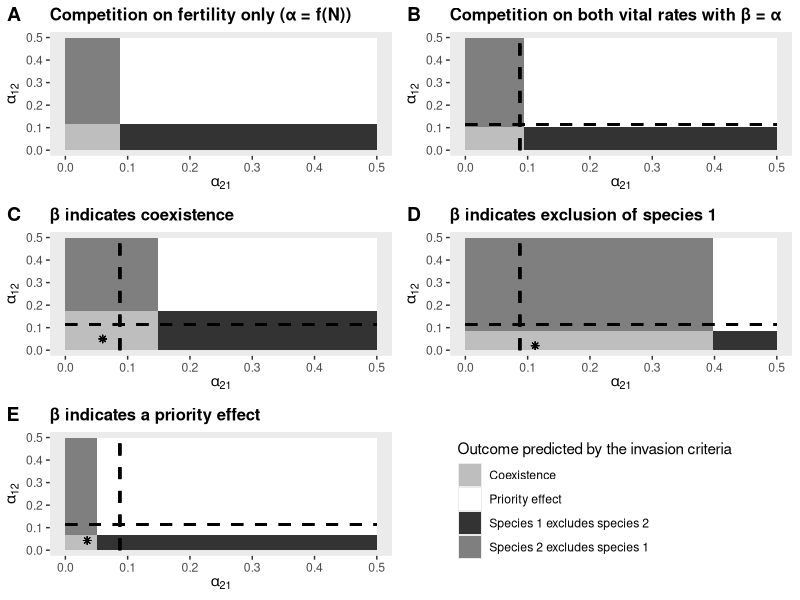

Generate this figure with R:
### GAEL BARDON ###
### 05/10/2020 ###
### Computation of the invasion criteria over alpha_ij and alpha_ji in the combined model with three situations suggested by beta coefficients 

library("gridExtra")
library(ggplot2)
library(cowplot)
library(Cairo)

## Function to compute the border of the outcome domains on alpha from invasion criteria
computation_border_combined <- function(pi1,pi2, gamma1,gamma2, phi1,phi2, sa1,sa2, alpha11, alpha22, beta11, beta12, beta21, beta22){
  n_a1 = (alpha11*(1-gamma1)*phi1 - alpha11 - beta11 + sqrt((-alpha11*(1-gamma1)*phi1 + alpha11 + beta11)^2-4*alpha11*beta11*(-(1-gamma1)*phi1-pi1*gamma1*phi1/(1-sa1)+1)))/(2*alpha11*beta11)
  alpha21_b = ((pi2*gamma2*phi2/(1-sa2))/((1+beta21*n_a1)-(1-gamma2)*phi2)-1)*1/n_a1
  n_a2 = (alpha22*(1-gamma2)*phi2 - alpha22 - beta22 + sqrt((-alpha22*(1-gamma2)*phi2 + alpha22 + beta22)^2-4*alpha22*beta22*(-(1-gamma2)*phi2-pi2*gamma2*phi2/(1-sa2)+1)))/(2*alpha22*beta22)
  alpha12_b = ((pi1*gamma1*phi1/(1-sa1))/((1+beta12*n_a2)-(1-gamma1)*phi1)-1)*1/n_a2
  return(c(alpha21_b,alpha12_b))
}

## Function to compute the border of the outcome domains from invasion criteria when beta=0 (From Fujiwara et al. but gives the same results if we use our method)
computation_border_only_alpha <- function(pi1,pi2, gamma1,gamma2, phi1,phi2, sa1,sa2, alpha11, alpha22){
  f1<-(1/(gamma1*phi1))*(1-sa1)*(1-phi1+gamma1*phi1)
  f2<-(1/(gamma2*phi2))*(1-sa2)*(1-phi2+gamma2*phi2)
  Rf1<-(pi1/f1)-1
  Rf2<-(pi2/f2)-1
  alpha12_b<-(Rf1/Rf2)*alpha22
  alpha21_b<-(Rf2/Rf1)*alpha11
  return(c(alpha21_b,alpha12_b))
} 

## Function to compute the border of the outcome domains from invasion criteria when beta=alpha 
computation_border_alpha_eq_beta <- function(pi1,pi2, gamma1,gamma2, phi1,phi2, sa1,sa2, alpha11, alpha22, beta11, beta22){
  n_a1 = (alpha11*(1-gamma1)*phi1 - alpha11 - beta11 + sqrt((-alpha11*(1-gamma1)*phi1 + alpha11 + beta11)^2-4*alpha11*beta11*(-(1-gamma1)*phi1-pi1*gamma1*phi1/(1-sa1)+1)))/(2*alpha11*beta11)
  n_a2 = (alpha22*(1-gamma2)*phi2 - alpha22 - beta22 + sqrt((-alpha22*(1-gamma2)*phi2 + alpha22 + beta22)^2-4*alpha22*beta22*(-(1-gamma2)*phi2-pi2*gamma2*phi2/(1-sa2)+1)))/(2*alpha22*beta22)
  C1= (1-gamma1)*phi1
  D1= pi1*gamma1*phi1/(1-sa1)
  C2= (1-gamma2)*phi2
  D2= pi2*gamma2*phi2/(1-sa2)
  alpha21_b = (sqrt(D2-C2)-1)*1/n_a1
  alpha12_b = (sqrt(D1-C1)-1)*1/n_a2
  return(c(alpha21_b,alpha12_b))
}


### Reference plot : inavsion criteria with only alpha (beta=0)
border_ref <- computation_border_only_alpha(30,25,0.7,0.8,0.5,0.4,0.5,0.6,0.1,0.1)
rect_ref <- data.frame(xmin = c(0,border_ref[1],0,border_ref[1]),
                      xmax = c(border_ref[1], 0.5,border_ref[1],0.5),
                      ymin = c(0 , 0, border_ref[2],border_ref[2]),
                      ymax = c(border_ref[2],border_ref[2],0.5,0.5),
                      grp = factor(c('Coexistence','Species 1 excludes species 2','Species 2 excludes species 1','Priority effect')))

a <- ggplot(data=rect_ref, aes(x=c(0,0.5), y=c(0,0.5)))+
  geom_rect(data = rect_ref,aes(x = NULL,y = NULL,xmin = xmin,xmax = xmax,ymin = ymin,ymax = ymax, fill = grp)) +
  theme(panel.grid.major = element_blank(), panel.grid.minor = element_blank())+
  scale_fill_manual(values = c('grey',"white","grey20", "grey50"))+
  xlab(expression(alpha[21]))+ylab(expression(alpha[12]))+ guides(fill=guide_legend(title="Outcome predicted by the invasion criteria"))+ggtitle("Competition on fertility only (\u03B1 = f(N))")+ 
  theme(plot.title = element_text(size = 12, face = "bold"))

### Reference beta =alpha

border_alpha_eq_beta <- computation_border_alpha_eq_beta(30,25,0.7,0.8,0.5,0.4,0.5,0.6,0.1,0.1,0.1,0.1)


rect_alpha_eq_beta <- data.frame(xmin = c(0,border_alpha_eq_beta[1],0,border_alpha_eq_beta[1]),
                      xmax = c(border_alpha_eq_beta[1], 0.5,border_alpha_eq_beta[1],0.5),
                      ymin = c(0 , 0, border_alpha_eq_beta[2],border_alpha_eq_beta[2]),
                      ymax = c(border_alpha_eq_beta[2],border_alpha_eq_beta[2],0.5,0.5),
                      grp = factor(c('Coexistence','Species 1 excludes species 2','Species 2 excludes species 1','Priority effect')))
b <- ggplot(data=rect_alpha_eq_beta, aes(x=c(0,0.5), y=c(0,0.5)))+
  geom_rect(data = rect_alpha_eq_beta,aes(x = NULL,y = NULL,xmin = xmin,xmax = xmax,ymin = ymin,ymax = ymax, fill = grp)) +
  geom_segment(aes(x = 0, y = border_ref[2], xend = 0.5, yend = border_ref[2]), linetype="dashed", size=1)+
  geom_segment(aes(x = border_ref[1], y = 0, xend = border_ref[1], yend = 0.5), linetype="dashed", size=1)+
  theme(panel.grid.major = element_blank(), panel.grid.minor = element_blank())+
  scale_fill_manual(values = c('grey',"white","grey20", "grey50"))+
  xlab(expression(alpha[21]))+ylab(expression(alpha[12]))+ guides(fill=guide_legend(title="Outcome predicted by the invasion criteria"))+ggtitle("Competition on both vital rates with \u03B2 = \u03B1")+ 
  theme(plot.title = element_text(size = 12, face = "bold"))+theme(legend.position = "none")


### beta suggests coexistence 
coexistence_border <- computation_border_combined(30,25,0.7,0.8,0.5,0.4,0.5,0.6,0.1,0.1,0.1, 0.06, 0.06, 0.1)

rect_coexistence <- data.frame(xmin = c(0,coexistence_border[1],0,coexistence_border[1]),
                                    xmax = c(coexistence_border[1], 0.5,coexistence_border[1],0.5),
                                    ymin = c(0 , 0, coexistence_border[2],coexistence_border[2]),
                                    ymax = c(coexistence_border[2],coexistence_border[2],0.5,0.5),
                                    grp = factor(c('Coexistence','Species 1 excludes species 2','Species 2 excludes species 1','Priority effect')))
c <- ggplot(data=rect_coexistence, aes(x=c(0,0.5), y=c(0,0.5)))+
  geom_rect(data = rect_coexistence,aes(x = NULL,y = NULL,xmin = xmin,xmax = xmax,ymin = ymin,ymax = ymax, fill = grp)) +
  geom_segment(aes(x = 0, y = border_ref[2], xend = 0.5, yend = border_ref[2]), linetype="dashed", size=1)+
  geom_segment(aes(x = border_ref[1], y = 0, xend = border_ref[1], yend = 0.5), linetype="dashed", size=1)+
  theme(panel.grid.major = element_blank(), panel.grid.minor = element_blank())+
  scale_fill_manual(values = c('grey',"white","grey20", "grey50"))+
  xlab(expression(alpha[21]))+ylab(expression(alpha[12]))+ guides(fill=guide_legend(title="Outcome predicted by the invasion criteria"))+ggtitle("\u03B2 indicates coexistence ")+ 
  theme(plot.title = element_text(size = 12, face = "bold"))+theme(legend.position = "none")+
  geom_point(aes(x=0.06,y=0.05), shape=8)

### Beta suggest exclusion sp 2

exclu_sp2_border <- computation_border_combined(30,25,0.7,0.8,0.5,0.4,0.5,0.6,0.1,0.1,0.1,0.125,0.01,0.1)

rect_exclu_sp2 <- data.frame(xmin = c(0,exclu_sp2_border[1],0,exclu_sp2_border[1]),
                               xmax = c(exclu_sp2_border[1], 0.5,exclu_sp2_border[1],0.5),
                               ymin = c(0 , 0, exclu_sp2_border[2],exclu_sp2_border[2]),
                               ymax = c(exclu_sp2_border[2],exclu_sp2_border[2],0.5,0.5),
                               grp = factor(c('Coexistence','Species 1 excludes species 2','Species 2 excludes species 1','Priority effect')))
d <- ggplot(data=rect_exclu_sp2, aes(x=c(0,0.5), y=c(0,0.5)))+
  geom_rect(data = rect_exclu_sp2,aes(x = NULL,y = NULL,xmin = xmin,xmax = xmax,ymin = ymin,ymax = ymax, fill = grp)) +
  geom_segment(aes(x = 0, y = border_ref[2], xend = 0.5, yend = border_ref[2]), linetype="dashed", size=1)+
  geom_segment(aes(x = border_ref[1], y = 0, xend = border_ref[1], yend = 0.5), linetype="dashed", size=1)+
  theme(panel.grid.major = element_blank(), panel.grid.minor = element_blank())+
  scale_fill_manual(values = c('grey',"white","grey20", "grey50"))+
  xlab(expression(alpha[21]))+ylab(expression(alpha[12]))+ guides(fill=guide_legend(title="Outcome predicted by the invasion criteria"))+ggtitle("\u03B2 indicates exclusion of species 1")+ 
  theme(plot.title = element_text(size = 12, face = "bold"))+theme(legend.position = "none")+
  geom_point(aes(x=0.112,y=0.02), shape=8)

#### BEta suggests priority effect
PE_border <- computation_border_combined(30,25,0.7,0.8,0.5,0.4,0.5,0.6,0.1,0.1,0.1,0.155,0.165,0.1)

rect_priorityeffect <- data.frame(xmin = c(0,PE_border[1],0,PE_border[1]),
                             xmax = c(PE_border[1], 0.5,PE_border[1],0.5),
                             ymin = c(0 , 0, PE_border[2],PE_border[2]),
                             ymax = c(PE_border[2],PE_border[2],0.5,0.5),
                             grp = factor(c('Coexistence','Species 1 excludes species 2','Species 2 excludes species 1','Priority effect')))
e <- ggplot(data=rect_priorityeffect, aes(x=c(0,0.5), y=c(0,0.5)))+
  geom_rect(data = rect_priorityeffect,aes(x = NULL,y = NULL,xmin = xmin,xmax = xmax,ymin = ymin,ymax = ymax, fill = grp)) +
  geom_segment(aes(x = 0, y = border_ref[2], xend = 0.5, yend = border_ref[2]), linetype="dashed", size=1)+
  geom_segment(aes(x = border_ref[1], y = 0, xend = border_ref[1], yend = 0.5), linetype="dashed", size=1)+
  theme(panel.grid.major = element_blank(), panel.grid.minor = element_blank())+
  scale_fill_manual(values = c('grey',"white","grey20", "grey50"))+
  xlab(expression(alpha[21]))+ylab(expression(alpha[12]))+ guides(fill=guide_legend(title="Outcome predicted by the invasion criteria"))+ggtitle("\u03B2 indicates a priority effect")+ 
  theme(plot.title = element_text(size = 12, face = "bold"))+theme(legend.position = "none")+
  geom_point(aes(x=0.035,y=0.043), shape=8)

#### Combined figurewith labels
f <- get_legend(a)
a <- a + theme(legend.position = "none")

cairo_pdf(file = "outcome_domains_full.pdf", width = 8)
plot_grid(a, b,c,d,e,f, labels=c("A", "B","C","D", "E"), ncol = 2, nrow = 3)
dev.off()
